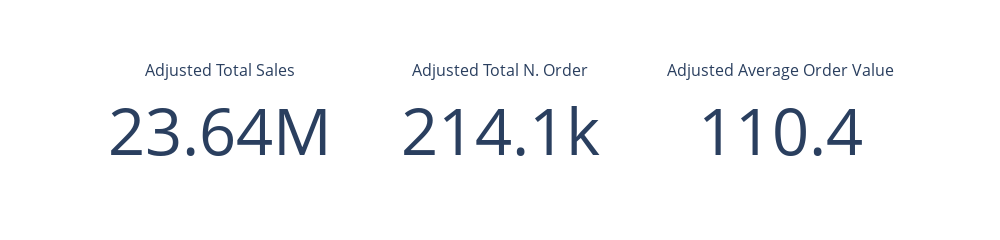

Notebook code for this chart:
### Markdown cell above
Here are the indicators with the value adjusted to the "average" commands

### Code cell
fig = go.FigureWidget()

font_size = 65

fig.add_trace(go.Indicator(
    mode = "number",
    value = byOrder_no_outlier['Total price (unit price x product quantity)'].sum(),
    number_font_size = font_size,
    title = {"text": "Adjusted Total Sales"},
    domain = {'x': [0, 1/3], 'y': [0, 1]},))

fig.add_trace(go.Indicator(
    mode = "number",
    value = len(byOrder_no_outlier['Total price (unit price x product quantity)']),
    number_font_size = font_size,
    title = {"text": "Adjusted Total N. Order"},
    domain = {'x': [1/3, 2/3], 'y': [0, 1]}))

fig.add_trace(go.Indicator(
    mode = "number",
    value = byOrder_no_outlier['Total price (unit price x product quantity)'].sum()/len(byOrder_no_outlier['Total price (unit price x product quantity)']),
    number_font_size = font_size,
    title = {"text": "Adjusted Average Order Value"},
    domain = {'x': [2/3, 1], 'y': [0, 1]}))

fig.update_layout(
    autosize=False,
    width=1000,
    height=150,
)

fig.show()

### Figure 1 — Plotly figure (JSON) as saved in the notebook; plotly's stock layout.template omitted (floating-point values rounded to 4 significant figures)
{"data": [{"domain": {"x": [0, 0.3333], "y": [0, 1]}, "mode": "number", "number": {"font": {"size": 65}}, "title": {"text": "Adjusted Total Sales"}, "type": "indicator", "uid": "c0d38bff-eb5b-494f-b53f-5d6e9093307f", "value": 23640000.0}, {"domain": {"x": [0.3333, 0.6667], "y": [0, 1]}, "mode": "number", "number": {"font": {"size": 65}}, "title": {"text": "Adjusted Total N. Order"}, "type": "indicator", "uid": "fb9f573d-72dd-4dc1-b04b-84a92817eb6e", "value": 214118}, {"domain": {"x": [0.6667, 1], "y": [0, 1]}, "mode": "number", "number": {"font": {"size": 65}}, "title": {"text": "Adjusted Average Order Value"}, "type": "indicator", "uid": "b8e336c5-65e5-47bb-9fd4-314269c87031", "value": 110.4}], "layout": {"autosize": false, "height": 150, "width": 1000}}
